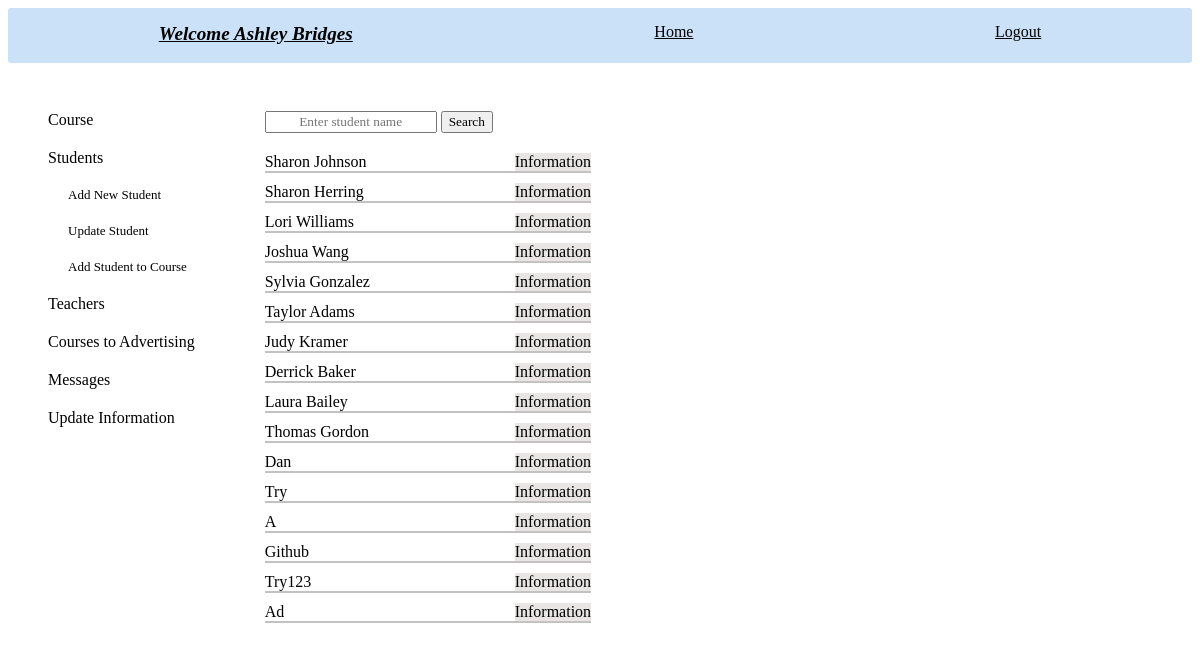
The page /admin_students (signed in) on the database its author committed.
### tables this page shows
CREATE TABLE students (
        id INTEGER PRIMARY KEY,
        name TEXT NOT NULL,
        email TEXT UNIQUE,
        phone TEXT UNIQUE,
        user_id INTEGER,
        FOREIGN KEY(user_id) REFERENCES new_users (id)
        );

### app.py (the view, shortened to what this page needs)
@app.route('/admin_students', methods=['GET', 'POST'])
def admin_students(): # students information and actions for admin
    log=check_log()
    info=info_user()
    form=['create']
    return render_template('admin_students.html', log=log, info=info, admin_id=session['id'], form=form, student_attend='', student_dict='', students=create_students_objects(crud.read_all('students')))

### app.py (called while the page is built)
def check_log(): #check if user is loged in or not
    log_result={}
    if "name" in session:
        link='/logout'
        log='Logout'
        log_result['link']=link
        log_result['log']=log
        return log_result
    else:
        link='/login'
        log='Login'
        log_result['link']=link
        log_result['log']=log
        return log_result

def info_user(): # get user info
    if "role" in session:
        info={}
        if session['role']=='admin':
            info['id']=session['id']
            info['link']=f"/administrator/{session['id']}"
            info['word']='Administrator'
            info['hello']=f"Hello {crud.admin_name(session['id'])}- what do you want to do?"
            info['class']='user_hello'
        if session['role']=='teacher':
            info['id']=session['id']
            info['link']=f"/teacher_profile/{session['id']}"
            info['word']=f"Welcome {crud.teacher_name(session['id'])}"
            info['class']='user_hello'
        if session['role']=='student':
            info['id']=session['id']
            info['link']=f"/student_profile/{session['id']}"
            info['word']=f"Welcome {crud.student_name(session['id'])}"
            info['class']='user_hello'
        return info

### crud.py (called while the page is built)
def read_all(table):
    return query(f"SELECT * FROM {table}")

def read_if(column, table, value, condition):
    return query(f"SELECT {column} FROM {table} WHERE {value}='{condition}'")

def teacher_name(teacher_id):
    name=read_if('name', 'teachers', 'id', teacher_id)
    name=name[0][0]
    return name

### functions.py (called while the page is built)
def create_students_objects(students: list):
    students_objects=[classes.Student(student[0], student[1], student[2], student[3], student[4]) for student in students]
    for s in students_objects:
        if type(s.phone)!=str or s.phone=='':
            s.phone='Still not updated'
    return students_objects

### setup_db.py (called while the page is built)
def query(sql):
    with sqlite3.connect('students.db') as conn:
        cur=conn.cursor()
        cur.execute(sql)
        return cur.fetchall()

### templates/admin_students.html (shortened to what this page needs)
{% include "admin_nav_students.html" %}
    <div class="admin_students_main">
        <div class="main_student_search">
            <div class="student_search">
                {% for f in form %}
                <form action="" method="POST">
                    <input type="text" name="search" placeholder="Enter student name" autofocus>
                    <input type="submit" value="Search">
                </form>
                {% endfor %}
            </div>
            <div class="students_list">
                {% for student in students %}
                <div class="student_info">
                    <div class="student_name">{{student.name}}</div>
                    <a href="/student_info/{{student.tid}}">Information</a>
                </div>
                {% endfor %}
            </div>
        </div>
        <div class="student_courses">
            <div class="average_course_attend">
            </div>
        </div>
    </div>
    <div class="info_more_links">
    </div>
</div>

### static/style.css (style rules this page uses)
input { font-family: 'Times New Roman', Times, serif; text-align: center; }
.info_more_links { display: flex; gap: 5px; grid-row: 1; grid-column: 2; height: 18px; margin-left: 320px; }
.average_course_attend { display: flex; flex-direction: column; gap: 5px; }
.admin_students_main { grid-column: 2; grid-row: 2; display: flex; }
.main_student_search { display: flex; flex-direction: column; gap:20px; }
.students_list { display: flex; flex-direction: column; gap:10px; justify-content: space-between; }
.students_list>div { border-bottom: solid; border-width: 2px; border-color: rgb(195, 193, 193); }
.student_info { display: flex; }
.student_info>a { text-decoration: none; color: black; background-color: rgb(233, 229, 229); }
.student_name { width:250px; }
.student_courses { display: flex; flex-direction: column; gap: 20px; }

### rows shown on the page
students: name "Sharon Johnson"
students: name "Sharon Herring"
students: name "Lori Williams"
students: name "Joshua Wang"
students: name "Sylvia Gonzalez"
students: name "Taylor Adams"
students: name "Judy Kramer"
students: name "Derrick Baker"
students: name "Laura Bailey"
students: name "Thomas Gordon"
students: name "Dan"
students: name "Try"
students: name "A"
students: name "Github"
students: name "Try123"
students: name "Ad"

### other values the page prints
{{ info.word }} "Welcome Ashley Bridges"
{{ log.log }} "Logout"
